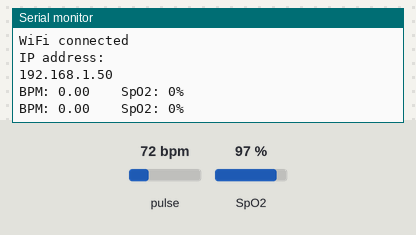
The sketch below on a simulated ESP8266 (NodeMCU). On the bench: the last lines printed to the serial monitor. Inputs (shaded band) come from the test bench; at power-on: pulse 72 bpm, SpO2 97 %.

Above: at 2.7 s.
2.8 s: pulse set to 42 bpm
At 4.1 s:
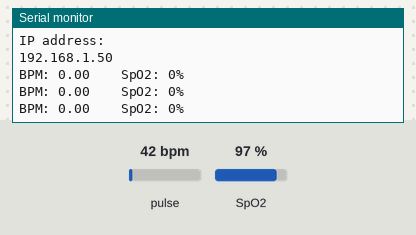
4.3 s: SpO2 set to 80 %
At 5.3 s:
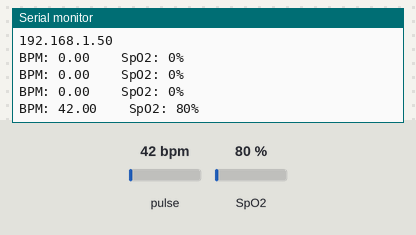
5.8 s: pulse set to 70 bpm
At 7.2 s:
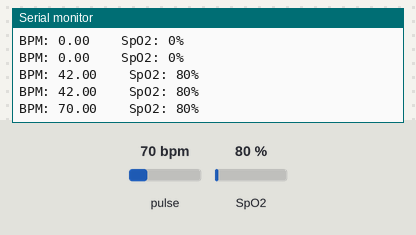
Timing chart, 0 to 8.8 s (numbered marks = the images above; inputs shaded):
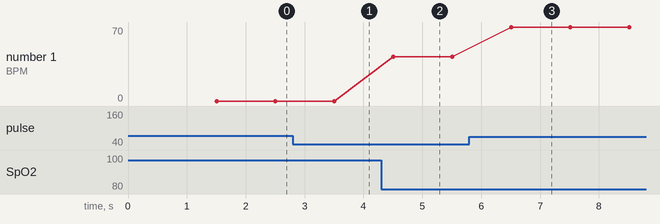

The sketch:

Monitor_cardiaco_wifi.ino
```cpp
#include <UbidotsESPMQTT.h>
#include <PubSubClient.h>
#include <ESP8266WiFi.h>
/****************************************
   Define Constants
 ****************************************/
#define TOKEN "BBFF-futcmgmyVLvU4ZR4jEpRQox0KecPZc" // Your Ubidots TOKEN
#define WIFINAME "JESSENIA" //Your SSID
#define WIFIPASS "rosita2000@" // Your Wifi Pass
#define DEVICE_LABEL  "ESP8266_Vital_Monitor"  // Put here your Ubidots device label
#include "MAX30100_PulseOximeter.h"
#define REPORTING_PERIOD_MS     1000

Ubidots client(TOKEN);

/****************************************
   Auxiliar Functions
 ****************************************/
uint32_t tsLastReport = 0;
void callback(char* topic, byte* payload, unsigned int length) {
}

// cast from an array of chars to float value.

/****************************************
   Main Functions
 ****************************************/
// Objeto pulsometro oximetro ************
PulseOximeter pox;

void setup() {
  // put your setup code here, to run once:
  client.ubidotsSetBroker("industrial.api.ubidots.com"); // Sets the broker properly for the business account
  //client.setDebug(true); // Pass a true or false bool value to activate debug messages
  Serial.begin(115200);
  client.wifiConnection(WIFINAME, WIFIPASS);
  client.begin(callback);
  Serial.println("");
  Serial.println("WiFi connected");
  Serial.println("IP address: ");
  Serial.println(WiFi.localIP());
  if (!pox.begin()) {
    Serial.println("FAILED MAX30100");
    for (;;);
  }
}

void loop() {
  // put your main code here, to run repeatedly:
  if (!client.connected()) {
    client.reconnect();
  }
  // Make sure to call update as fast as possible
  pox.update();
  if (millis() - tsLastReport > REPORTING_PERIOD_MS) {
    // to computer Serial Monitor
    Serial.print("BPM: ");
    Serial.print(pox.getHeartRate());
    //blue.println("\n");
    Serial.print("    SpO2: ");
    Serial.print(pox.getSpO2());
    Serial.print("%");
    Serial.println("\n");


    client.add("bpm", pox.getHeartRate());
    client.ubidotsPublish(DEVICE_LABEL);
    client.loop();
    tsLastReport = millis();
  }
}
```

Measured:
- after the input at 4.3 s, the serial monitor: prints a new line after 0.21 s (image 2)
- after the input at 5.8 s, the serial monitor: prints a new line after 0.71 s (image 3)
- plotted number 1: 42 → 70 after the input at 5.8 s
